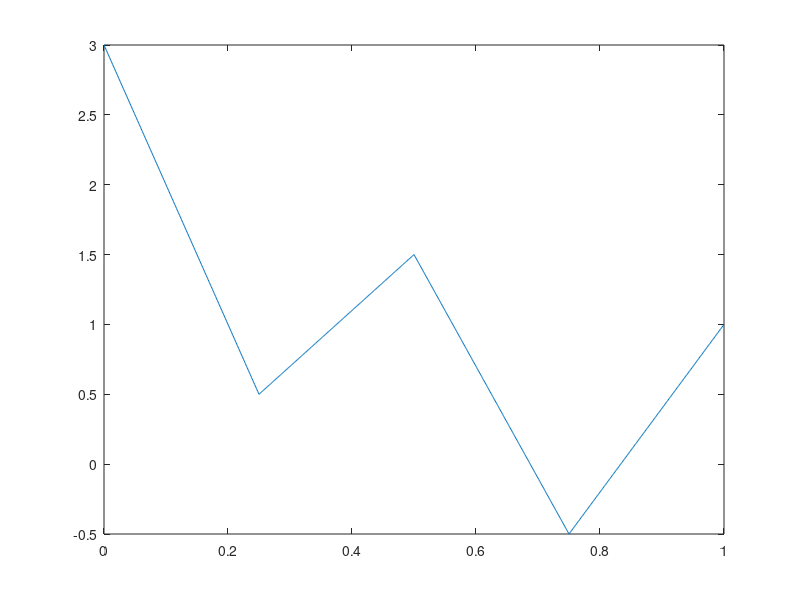

Here is the MATLAB script that generated this plot: (Note: this script raises an error after producing the figure.)
%% TDE
%% 2 ITINERE 2021/2022
% Test
%% 1
x = [0 0.5 1];
y = [2 1 1.5];
P = polyfit(x,y,2);
dP = polyder(P);
polyval(P,0.25)
polyval(dP,0.25)
%% 2
x = 0:0.25:1;
y = [3 0.5 1.5 -0.5 1];
x_dis = 0:0.001:1;
y_dis = interp1(x,y,x_dis);
plot(x_dis,y_dis)
min(y_dis)
%% 3
f = @(x) sin(pi.*x);
h = 2/4;
x_nod = 0:h:2;
interp1(x_nod,f(x_nod),1.6)
%% 4
x = 0 : 0.25 : 1;
y = [3 0.5 1.5 -0.5 1];
poly_scarto_IMQ(x,y,2)
%% 5
f = @(x) sqrt(2 + abs(x));
N = 3/1;
x_dis = -1:0.01:2;
trapcomp(-1,2,3,f)
%% 6
M1 = 20;
e1 = 1e-1;
e2 = 1e-3;
M2 = ceil(M1*nthroot(e1/e2,2))
%% 7
fun = @(t,y) -1/81*(1+sin(t))*y^2;
dfun = @(t,y) -2/81*(1+sin(t))*y;
y0 = 9;
h = 0.2;
[t,u] = eulero_indietro_newton(fun,dfun,5,y0,h);
plot(t,u)
u(5/h+1)
%% 8
mu = 1;
sigma = @(x) 2 + 0.*x;
f = @(x) 3 + x;
eta = 0;
[x,u] = miste(0,1,1,0,mu,eta,sigma,f,9,'1');
plot(x,u)
%% 9
mu = 1;
eta = -50;
sigma = @(x) 0.*x;
h = 1/10;
mu = mu*(1+abs(eta)*h/(2*mu));
f = @(x) 0.*x;
N = 9;
[x,u] = trasporto_diffusione(0,1,0,3,mu,eta,f,N);
plot(x,u)
u(2)
%% 10

%% Esercizio
%% 1
K = 1;
A = @(y) [-1 -(147/16+K*y(2)); 1 0];
g = @(t) [-9.*exp(-t./2).*(sin(3.*t).^2-1)-9/2.*exp(-t./4).*sin(3.*t);0];
tf = 5;
tv = [0 tf];
y0 = [-3/4; 3];
fun = @(t,y) A(y)*y + g(t);
[t,u] = eulero_avanti_sistemi(fun,tv,y0,tf/1e-2);
sol1 = [u(:,2) u(:,end)]
[u2_min,i] = min(u(2,:));
sol2 = [u2_min t(i)]
y = @(t) 3*exp(-t/4).*[-1/4*cos(3*t)-3*sin(3*t);cos(3*t)];
h = [10 5 2.5 1.25].*1e-4;
Eh = [];
for i = h
    [t,u] = eulero_avanti_sistemi(fun,tv,y0,tf/i);
    Eh = [Eh norm(u(:,end)-y(t(end)))];
end
Eh, stimap_2(Eh,h);

A_RK = [0 0; 2/3 0];
b = [1/4 3/4];
c = [0 2/3];
[t1,u1] = Runge_Kutta(A_RK,b,c,fun,tv,y0,tf/1e-2);
sol3 = [u1(:,2) u1(:,end)]
A = [-1 -(147/16); 1 0];
l = max(eig(A));
R_abs = @(h) abs(1+h*l+(h*l)^2/2)-1;
fsolve(R_abs,1)
fun = @(t,y) A*y;
tf = 430;
[t,u] = Heun_sistemi(fun,[0 tf],y0,tf/0.43);
plot(t,u(2,:),'LineWidth',2)
%% 1 APPELLO 2021/2022
% Test
%% 1
f = @(x) sin(x+sqrt(2));
[y,P] = poly_lagr(f,3,0,pi,2,'equi');
dP = polyder(P);
polyval(dP,2)
y
%% 2
f = @(x) exp(3.*x);
poly_stima(f,3,-1,1,'CGL')
%% 3
f = @(x) ((x./pi).^2).*(x>=0 & x<pi) + ((2-x./pi).^2).*(x>=pi & x< 2*pi);
x_nod = 2*pi/5.*(0:5);
x_dis = x_nod(1):0.001:x_nod(end);
y = cubicspline(x_nod,f(x_nod),x_nod(4))
%% 4
x = 0:4;
y = [2 2 0 1 0];
poly_minim_IMQ(1,x,y)
%% 5
f = @(x) exp(x);
a = -1;
b = 3;
I = trapcomp(-1,3,4,f)
%% 6
f = @(x) x.^3;
fun = @(x) 3*(f(3+x)+f(3-x))-(6^4)/4;
fsolve(fun,2)
%% 7
fun = @(t,y) -2*y;
y0 = 7;
[t,u] = teta_met(fun,[0 10],y0,10/0.1,3/4);
plot(t,u)
u(2)
%% Esercizio
z = @(t) exp(-t/2)*(2*cos(t)-7/2*sin(t))+40*exp(-t)*sin(t)^2;
f = @(y) [-2*y(1)-10*y(2)^2; y(1)];
g = @(t) [z(t);0];
fun = @(t,y) f(y) + g(t);
y0 = [2;0];
tf = 10;
tv = [0 tf];
[t,u] = eulero_avanti_sistemi(fun,tv,y0,tf/1e-2);
sol1 = [u(2,2) u(2,end)];
x_es = @(t) 2.*exp(-t./2).*sin(t);
h = [10 5 2.5 1.25].*1e-4;
Eh = [];
for i = h
    [t,u] = eulero_avanti_sistemi(fun,tv,y0,tf/i);
    Eh = [Eh max(abs(x_es(t)-u(2,:)))];
end
Eh
stimap_2(Eh,h);
J = @(t) [-2 -20*x_es(t); 1 0];
tf = 9;
t = 0:0.01:tf;
lambda = [];
for t_h = t
    lambda = [lambda max(eig(J(t_h)))];
end
h = 0:0.001:1;
R_abs = abs(1+h.*max(lambda));
figure()
plot(h,R_abs,'LineWidth',2)
yline(1)
R_abs = @(h) abs(1+h.*max(lambda))-1;
h_max = fsolve(R_abs,1)
tf = 10;
tv = [0 tf];
[t,u] = eulero_avanti_sistemi(fun,[0 tf],y0,tf/0.01);
figure()
plot(t,u(2,:),'LineWidth',2)
hold on
plot(t,x_es(t),'LineWidth',2)
legend('APPROX','ESATTO')

%% APPELLO 2 2021/2022
%% 1
f = @(x) sin(x+sqrt(5));
a = 0;
b = pi;
[y,P] = poly_lagr(f,3,a,b,1,'CGL');
y
polyval(polyder(P),1)
%% 2
f = @(x) sin(pi.*x);
poly_stima(f,3,-1,1,'equi')
%% 3
%% 4
x = 0:4;
y = [1 1 2 2 3];
polyval(polyfit(x,y,1),4)
%% 5
f = @(x) exp(x);
I = pmedcomp(-2,3,5,f)
%% 6
e1 = 0.08;
M2 = 50;
M1 = 25;
e2 = e1*(M1/M2)^2
%% 7
f = @(t,y) -3*y;
y0 = 4;
teta = 1;
h = 0.1;
[t,u] = teta_met(f,[0 10],y0,10/h,teta);
plot(t,u)
u(2)
%% 8
mu = 2;
f = @(x) 3*sin(x);
sigma = @(x) 1 + 0.*x;
h = 0.1;
a = 0; b = 1; alpha = 0; beta = sin(1);
[x_nodes,uh] = Dirichlet(a,b,alpha,beta,mu,sigma,f,9);
x_es = @(x) sin(x);
plot(x_nodes,uh,0:0.01:1,sin(0:0.01:1));
Eh = max(abs(x_es(x_nodes)-uh'))
%% Esercizio
A = [-1/6 -5; 1 0];
z = @(t) 0;
g = @(t) [z(t); 0];
fun = @(t,y) A*y + g(t);
h = 0.1;
tf = 50;
tv = [0 tf];
y0 = [-3/4 9]';
[t,u] = Heun_sistemi(fun,tv,y0,tf/0.01);
u(2,2)
u(2,end)
plot(t,abs(u(2,:)))
yline(1)
i = find(abs(u(2,:))>= 1,1,'last');
t_m = t(i+1)
x_t = @(t) 9.*exp(-t./12).*cos(sqrt(719)./12.*t);
h = [10 5 2.5 1.25].*1e-2;
err = [];
for i = h
    [t,u] = Heun_sistemi(fun,tv,y0,tf/i);
    err = [err max(abs(u(2,:)-x_t(t)))];
end
err
stimap_2(err,h)
h = 0:0.001:1;
l = max(eig(A));
R = @(h) abs(1 + h*l + (h*l)^2/2) - 1;
fsolve(R,1)
%% APPELLO 3 2021/2022
% Test
%% 1
f = @(x) sin(x+sqrt(7));
a = 0;
b = pi;
[~,P] = poly_lagr(f,3,a,b,pi,'equi');
dP = polyder(P);
ddP = polyder(dP);
polyval(dP,pi)
polyval(ddP,pi)
%% 2
f = @(x) exp(2.*(1-x));
n = 6;
poly_stima(f,n,0,2,'CGL');
x_dis = 0:0.001:2;
y_dis = poly_lagr(f,n,0,2,x_dis,'CGL');
k = 0:n;
a = 0; b = 2;
t = -cos(pi*k/n);
x_nod = ((b-a)/2)*t + (a+b)/2;
plot(x_nod,f(x_nod),'-o',x_dis,y_dis)
%% 3
f = @(x) x.^3;
[y,x,y0] = interp_tratti(f,-1,1,2,4,'equi',0.75);
y0
%% 4
n = 5;
x = 0:5;
y = [4 4 1 1 0 0];
poly_minim_IMQ(2,x,y)
%% 5
f = @(x) exp(x);
trapcomp(-3,1,4/1,f)
%% 6
M1 = 25; e1 = 0.08; e2 = 0.02;
M2 = M1*sqrt(e1/e2)
%% 7
f = @(t,y) -2*y;
y0 = 10;
teta = 3/4;
[t,u] = teta_met(f,[0 10],10,10/0.1,3/4);
plot(t,u);
u(2)
%% APPELLO 4 2020/2021
% Test
%% 1
x = 0:4;
y = [3 1 3 4 5];
polyval(polyfit(x,y,4),1.5)
%% 2 
f = @(x) exp(x);
n = 4;
poly_stima(f,4,0,2,'equi')
%% 3
f = @(x) x.^3 + sin(pi.*x);
y = poly_lagr(f,2,0,3,1.5,'equi')
%% 4
f = @(x) x.^2 + abs(x);
h = 2/4;
x_nod = -1:h:1;
x_dis = -1:0.001:1;
y = polyval(polyfit(x_nod,f(x_nod),2),x_dis);
plot(x_nod,f(x_nod),'o',x_dis,y,'LineWidth',2)

trapz(x_dis,y)
%% 5
M1 = 10;
M2 = 100;
e1 = 1e-1;
e2 = e1*(M1/M2)^2;
%% 6
syms t y;
f = -t^2*y;
y0 = 1;
EAI_sym(f,1,y0)
%% 7 
f = @(t,y) -(t+1)*y^3;
y0 = 1;
A = [0 0; 1/2 0];
b = [0 1];
c = [0 1/2];
[t,u] = Runge_Kutta(A,b,c,f,[0 10],y0,10/0.1);
plot(t,u)
u(2)
%% 8
A = [-2 1; 2 -3];
y0 = [1 3]';
tv = [0 1];
f = @(t,y) A*y;
[t,u] = Crank_Nicolson_sistemi(f,tv,y0,1/0.1);
plot(t,u)
u(:,end)
%% 9
A = [-2 -1; 1 0];
f = @(t,y) A*y;
y0 = [1 4]';
[t,u] = eulero_avanti_sistemi(f,[0 10],y0,10/0.1);
plot(t,u)
u(2,2)
%% 10
f = @(t,u,v) -u;
[t,u,v] = Leap_Frog(f,[0 10],0.1,5,0);
u(2)
u(3)
u(4)
%% APPELLO 1 2020
% Test
%% 11
x = linspace(0,1,50);
rng(1);
y = 2*x.^2 + 0.2*sin(100*pi*x) + 0.2*randn(1,50);
polyval(polyfit(x,y,2),0.5)
%% 12
f = @(x) (x+2).^2;
h = 10/5;
x_nod = 0:h:10;
interp1(x_nod,f(x_nod),1)
%% 13
f = @(x) sin(10.*x)-7.*x;
a = 0; b = 3;
df = Jac(f);
ddf = Jac(df);
toll = 1e-4;
max_df = max(abs(ddf(0:0.001:3)));
H = (sqrt(toll*8/max_df));
M = ceil(3/H)
%% 14
n = 6;
b = 1;
a = -1;
k = 0:n;
t = -cos(pi*k/n);
x_nod = ((b-a)/2)*t + (a+b)/2;
P = 1;
syms x
for i = 0: n
    P = P*(x-x_nod(i+1));
end
w = matlabFunction(simplify(P));
pmedcomp(-1,1,1,w)
%% 15
f = @(x) exp(x);
M = integr_stima(-2,2,1e-1,f,'t')
%% 17
f = @(t,y) -2*(t+1)*y^2;
tf = 10;
tv = [0 tf];
A = [0 0; 3/4 0];
b = [1/3 2/3];
c = [0 3/4];
[t,u] = Runge_Kutta(A,b,c,f,tv,3,tf/0.1);
u(2)
%% 18
f = @(t,y) -5*(t+1)*y;
tf = 1;
tv = [0 tf];
[t,u] = Crank_Nicolson(f,tf,8,0.2);
plot(t,u)
u(2)
%% 19
A = [-3 -4; 1 0];
y0 = [7 1]';
l = max(eig(A));
R_abs = @(h) abs(1+h*l);
fsolve(@(h)R_abs(h)-1,1)
%% 20
mu = 3;
eta = -50;
2*mu/abs(eta)
%% APPELLO 2 2020
%% Esercizio 
A = [-2 -6; 1 0];
g = @(t) [10;0];
y0 = [1 4]';
tf = 5;
tv = [0 tf];
fun = @(t,y) A*y + g(t);
[t,u] = eulero_avanti_sistemi(fun,tv,y0,tf/0.1);
u(2,2)
u(2,end)
x = @(t) exp(-t)*(7/3*cos(sqrt(5)*t)+10/(3*sqrt(5))*sin(sqrt(5)*t))+5/3;
h = [10 5 2.5 1.25].*1e-3;
Eh = [];
for i = h
    [t,u] = eulero_avanti_sistemi(fun,tv,y0,tf/i);
    Eh = [Eh abs(u(2,end)-x(t(end)))];
end
Eh
stimap_2(Eh,h);
[t,u] = Heun_sistemi(fun,tv,y0,tf/0.1);
u(2,2)
u(2,end)
l = max(eig(A));
R_abs = @(h) abs(1 + h*l + (h*l).^2./2);
h_max = fsolve(@(h)R_abs(h)-1,1)
%%
f = @(x) 3.*sin(x);
mu = 2;
eta = 0;
sigma = @(x) 1 + 0.*x;
[x_nodes,uh] = Dirichlet(0,1,0,sin(1),mu,eta,sigma,f,9,0.1);
u_ex = @(x) sin(x);
plot(x_nodes,uh,x_nodes,u_ex(x_nodes),'o')

max(abs(u_ex(x_nodes')-uh))
%%
t0=0;
tf=10;
h=1e-2;
Nh=round((tf-t0)/h);
y0=[2 0]';
[t_ea,u_ea]=eulero_avanti_sistemi(@es41,[t0 tf],y0,Nh);
x_ex=@(t) 2*exp(-t/2).*sin(t);
plot(t_ea,x_ex(t_ea),'b',t_ea,u_ea(1,:),'r',LineWidth=1.8)
grid on;
legend('Sol.esatta','Sol. EA',Location='best')
% valuto le approssimazioni u in t1 e tf
u_t1=u_ea(1,1)
u_tf=u_ea(1,tf)
% vedi il grafico (funzione es41)
% calcolo gli errori
passo=[1e-3 5e-4 2.5e-4 1.25e-4];
E=[];
e=[];
for i=1:length(passo)
    N=((tf-t0)/passo(i));
    [t,u]=eulero_avanti_sistemi(@es41,[t0 tf],y0,N);
    E=[E; max(abs(x_ex(t)-u(1,:)))];
  % e=[e; abs(x_h-u(1,:))];
end
E
figure(2);
loglog(passo,E,'r',passo,passo.^2,'k--',LineWidth=1.7)
grid on;
%% APPELLO 4 2020
% Esercizio
a = -1/4; b = -1/5; c = -1/8; d = 0;
y0 = [8 5]';
g1 = @(t) 8*exp(-t/4)*(cos(pi*t)^2-pi*sin(pi*t));
g2 = @(t) 5*(exp(-t/4)*cos(pi*t)^2-pi*sin(pi*t));
A = @(y) [a b*y(1); c*y(2) d];
g = @(t) [g1(t) g2(t)]';
fun = @(t,y) A(y)*y + g(t);

tf = 10;
tv = [0 tf];
h = 0.05;

[t,u] = eulero_avanti_sistemi(fun,tv,y0,tf/h);
plot(t,u)
u(:,end)

[t,u] = appello2020(A,g, tv, y0, tf/h);
plot(t,u)
u(:,end)

u_ex = @(t) [8*exp(-t/4)*cos(pi*t); 5*cos(pi*t)];
h = [10 5 2.5 1.25].*1e-4;
Eh = [];
for i = h
    [t,u] = appello2020(A,g, tv, y0, tf/i);
    Eh = [Eh norm(u(:,end)-u_ex(tf))];
end
Eh
stimap_2(Eh,h)
%% 5 appello 2020
% Test
%% 13
a = 0; b = 5;
f = @(x) x + sin(pi*x+1);
n = 10;
x_nodes = a:(b-a)/n:b;
polyval(polyfit(x_nodes,f(x_nodes),1),6)
%% 14
f = @(x) exp(x);
a = 0; b = 2; e = 1e-2;
H = sqrt(e*8/f(b));
M = ceil((b-a)/H);
x_dis = a:0.001:b;
y_dis = interp1(a:(b-a)/M:b,f(a:(b-a)/M:b),x_dis);
Err = max(abs(f(x_dis)-y_dis))
%% 15
x = 1:5;
y = [1 1 0 1 2];
spline(x,y,4.5)
%% 16
syms b g;
fun = @(x) b*x.^3 + g*x.^2 + 1;
simplify(pmedcomp(-2,2,2,fun))
%% 17
a = -1; b = 1;
h = 1/2;
r = GaussLegendre_grado_r(a,b,h)
%% 18
f = @(x) 2.^x;
h = 1/4;
df = @(x) (-3*f(x)+4*f(x+h)-f(x+2*h))/(2*h);
df(0)
%% 19
f = @(t,y) 1+t*y;
y0 = 1;
tf = 5;
tv = [0 tv];
h = 0.1;
[t,u] = Crank_Nicolson(f,tf,y0,h);
u(2)
%% 20
mu = 1; sigma = @(x) (1 + 10*x); f = @(x) 5 + 0.*x;
h = 0.1;
N = 9;
[x_nodes,uh] = Dirichlet(0,1,0,0,mu,0,sigma,f,N,h);
plot(x_nodes,uh)
uh(6)
%% 22
f = @(t,x) 0.*x;
u_s = @(t) 0.*t;
u_d = u_s;
g_0 = @(x) 5*sin(pi*x);
[u,x,t] = EqCalore_DiffFin_Theta(0.5,f,0,1,u_s,u_d,g_0,1,0.5,0.1,0);
u(2,end)
%% Esercizio
m = 1; c = 2; k = @(t) 3*(2-exp(-t));
y0 = [-10 10]';
tf = 2;
tv = [0 tf];
z = @(t) 10*exp(-t)*cos(t)*(30*exp(-t)*(2-exp(-t))*cos(t)-2);
f = @(t,y) [-c/m*y(1)-k(t)/m*y(2)^2+z(t)/m; y(1)];

h = 0.05;
[t,u] = eulero_avanti_sistemi(f,tv,y0,tf/h);
u(:,end)

A = @(t,y) [-c/m -k(t)/m*y(2); 1 0];
g = @(t) [z(t)/m 0]';
f = @(t,y) A(y)*y + g(t);
[ t, u ] = appello5_2020( A, g, tv, y0, tf/h );
u(:,end)
y = @(t) [-10*exp(-t)*(cos(t)+sin(t)) 10*exp(-t)*cos(t)]';
h = [10 5 2.5 1.25].*1e-4;
Eh = [];
for i = h
    [ t, u ] = appello5_2020( A, g, tv, y0, tf/i );
    Eh = [Eh norm(u(:,end)-y(tf))];
end
format shortE
Eh
stimap_2(Eh,h)
%% KARIM
z = @(t) 0;
A = [-1/6 -5; 1 0];
g = @(t) z(t)/2;
fun = @(t,y) A*y + g(t);
y0 = [-3/4 9]';
tf = 50;
tv = [0 tf];
[t,u] = Heun_sistemi(fun,tv,y0,tf/1e-1);
pt2 = [u(2,2) u(2,end)]
figure()
plot(t,abs(u(2,:)),'-o','LineWidth',2)
yline(1)
g = find(abs(u(2,:))>=1,1,'last');
tm = t(g+1)

x = @(t) 9*exp(-t./12).*cos(sqrt(719)/12.*t);
h = [10 5 2.5 1.25].*1e-2;
Eh = [];
for i = h
    [t,u] = Heun_sistemi(fun,tv,y0,tf/i);
    Eh = [Eh max(abs(u(2,:)-x(t)))];
end
p = log(Eh(end)/Eh(end-1))/log(h(end)/h(end-1))

l = max(eig(A));
R_abs = @(h) abs(1 + h.*l + (h.*l).^2/2);
phi = @(h) h - R_abs(h)+1;
h_max = ptofis(0.4,phi,1e5,1e-6);
h_max(end)
%h_max = fsolve(@(h) R_abs(h)-1, 1)
g = @(t) z(t)/2;
[t,u] = multipasso2(A,g,tv,y0,tf/1e-1);
pt6 = [u(2,2) u(2,3) u(2,end)]
%% 
f = @(y) [-2*y(1)-10*y(2)^2;y(1)];
z = @(t) exp(-t/2).*(2*cos(t)-7/2*sin(t))+40.*exp(-t).*sin(t).^2;
g = @(t) [z(t) 0]';
fun = @(t,y) f(y) + g(t);
y0 = [2 0]';
tf = 10;
tv = [0 tf];

[t,u] = eulero_avanti_sistemi(fun,tv,y0,tf/1e-2);
pt2 = [u(2,2) u(2,end)]
plot(t,abs(u(2,:)),'LineWidth',2)
yline(0.1,'LineWidth',2)
i = find(abs(u(2,:))>=0.1,1,'last');
t_m = t(i+1)

x = @(t) 2.*exp(-t./2).*sin(t);
h = 10.*2.^(0:-1:-3).*1e-4;
Eh = [];
for i = h
    [t,u] = eulero_avanti_sistemi(fun,tv,y0,tf/i);
    Eh = [Eh max(abs(u(2,:)-x(t)))];
end
Eh
p = log(Eh(end)/Eh(end-1))/(log(h(end)/h(end-1)))
J = @(t) [-2 -20*x(t);1 0];
lambda = [];
for t = 0:0.001:tf
    lambda = [lambda max(eig(J(t)))];
end
lambda = max(lambda);
R_abs = @(h) abs(1 + h*lambda);
%% R_abs = 1 --> R_abs-1 = 0 --> phi(alpha) = alpha - f(alpha)
phi = @(h) h - R_abs(h) + 1;
h = 0:0.001:1;
plot(h,R_abs(h));
yline(1); ylim([0 2]);
succ = ptofis_plot(0.05,phi,1e5,1e-8,0,2);
h_max = succ(end)
[t,u] = multipasso(fun,tv,y0,tf/1e-2);
pt6 = [u(2,2) u(2,3) u(2,end)]

h = 10.*2.^(0:-1:-3).*1e-4;
Eh = [];
for i = h
    [t,u] = multipasso(fun,tv,y0,tf/i);
    Eh = [Eh max(abs(u(2,:)-x(t)))];
end
Eh
p = log(Eh(end)/Eh(end-1))/(log(h(end)/h(end-1)))
